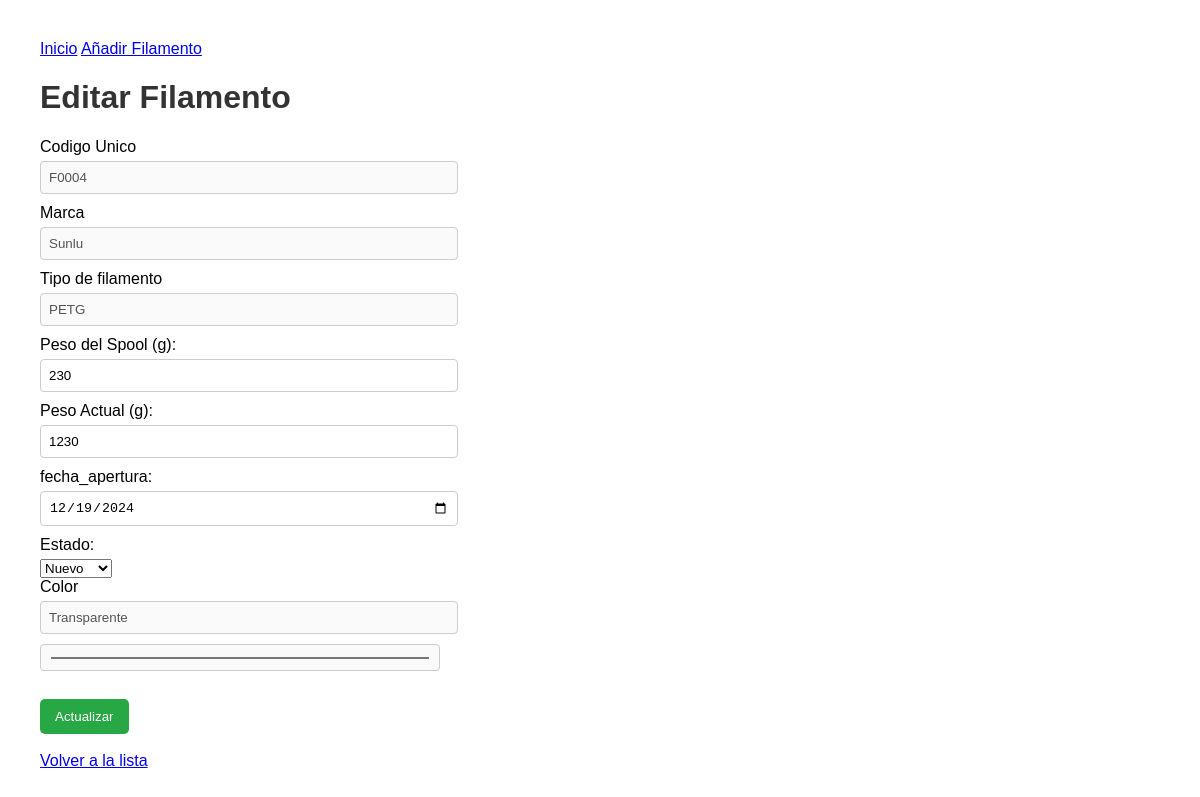
The app's page /edit/4 with its own data.
### app.py (models this page shows)
class Filamento(db.Model):
    __tablename__ = 'filamentos'
    id = db.Column(db.Integer, primary_key=True)
    marca_id = db.Column(db.Integer, db.ForeignKey('marcas.id'), nullable=False)
    tipo_id = db.Column(db.Integer, db.ForeignKey('tipos.id'), nullable=False)
    color_id = db.Column(db.Integer, db.ForeignKey('colores.id'), nullable=False)
    codigo_unico = db.Column(db.String(20), unique=True, nullable=False)
    marca = db.relationship('Marca', backref='filamentos')
    tipo = db.relationship('Tipo', backref='filamentos')
    color = db.relationship('Color', backref='filamentos')
    peso_spool = db.Column(db.Integer)
    peso_actual = db.Column(db.Integer)
    fecha_apertura = db.Column(db.Date, default=date.today, nullable=False)
    estado = db.Column(Enum('Nuevo', 'En uso', 'Agotado', name='estado_enum'), default='Nuevo', nullable=False)

class Marca(db.Model):
    __tablename__ = 'marcas'
    id = db.Column(db.Integer, primary_key=True)
    nombre = db.Column(db.String(50), unique=True, nullable=False)

class Tipo(db.Model):
    __tablename__ = 'tipos'
    id = db.Column(db.Integer, primary_key=True)
    nombre = db.Column(db.String(50), unique=True, nullable=False)

class Color(db.Model):
    __tablename__ = 'colores'
    id = db.Column(db.Integer, primary_key=True)
    nombre = db.Column(db.String(100), unique=True, nullable=False)  # Nombre del color
    hex_color = db.Column(db.String(7), unique=True, nullable=False)  # Valor hexadecimal (ej. #FF5733)

### app.py (the view, shortened to what this page needs)
@app.route('/edit/<int:id>', methods=['GET', 'POST'])
def edit_filamento(id):
    filamento = db.session.get(Filamento, id)
    marcas = Marca.query.all()
    tipos = Tipo.query.all()
    colores = Color.query.all()
    if not filamento:
        return redirect(url_for('index'))
    return render_template('edit.html', filamento=filamento, marcas=marcas, tipos=tipos, colores=colores)

### templates/edit.html (shortened to what this page needs)
{% extends 'base.html' %}
{% block content %}
<h1>Editar Filamento</h1>
<form method="POST">
    <label>Codigo Unico</label>
    <input type="text" name="codigo_unico" value="{{ filamento.codigo_unico }}" disabled>
    <label>Marca</label>
    <input type="text" name="marca" value="{{ filamento.marca.nombre }}" disabled>
    <label>Tipo de filamento</label>
    <input type="text" name="tipo" value="{{ filamento.tipo.nombre }}" disabled>
    <label>Peso del Spool (g):</label>
    <input type="number" name="peso_spool" step="1" value="{{filamento.peso_spool}}" required>
    <label>Peso Actual (g):</label>
    <input type="number" name="peso_actual" step="1" value="{{filamento.peso_actual}}" required>
    <label>fecha_apertura:</label>
    <input type="date" name="fecha_apertura" value="{{filamento.fecha_apertura}}">
    <label>Estado:</label>
    <select name="estado" required>
      <option value="Nuevo" {% if filamento.estado == 'Nuevo' %}selected{% endif %}>Nuevo</option>
    </select>
    <label>Color</label>
    <input type="text" name="color_name" value="{{filamento.color.nombre}}" disabled>
    <input type="color" name="color" value="{{filamento.color.hex_color}}" disabled>
    <br>
    <br>
    <button type="submit">Actualizar</button>
    <br>
    <br>
    <a href="/">Volver a la lista</a>
</form>
{% endblock %}

### static/styles.css (style rules this page uses)
body { font-family: Arial, sans-serif; margin: 20px; padding: 20px; }
h1 { color: #333; }
form { max-width: 400px; margin-bottom: 20px; }
form label { display: block; margin-bottom: 5px; }
form input { width: 100%; padding: 8px; margin-bottom: 10px; border: 1px solid #ccc; border-radius: 4px; }
form button { background-color: #28a745; color: white; padding: 10px 15px; border: none; border-radius: 5px; cursor: pointer; }

### records on screen
Filamento: codigo_unico "F0004", peso_spool "230", peso_actual "1230", fecha_apertura "12/19/2024", estado "Nuevo"
Marca: marca "Sunlu"
Tipo: tipo "PETG"
Color: color_name "Transparente", color "#f6f5f4"
